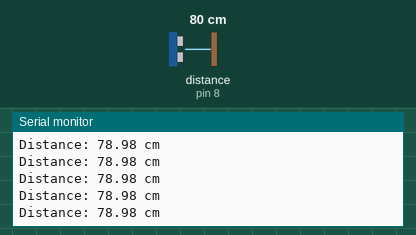
The sketch below on a simulated Arduino Uno, built with avr-gcc and run on an emulated ATmega328P. Shown: the last lines printed to the serial monitor. Wiring (inferred from the names in the program): ultrasonic range finder: trigger pin 9; echo pin 8. Inputs (shaded band) come from the test bench; at power-on: distance to the obstacle (sensor on pin 8) 80 cm. The echo pulse lasts 58.3 µs per cm.

Above: at 1.2 s.
1.3 s: distance to the obstacle (sensor on pin 8) set to 35 cm
At 1.6 s:
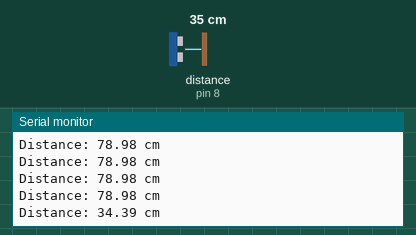
4.3 s: distance to the obstacle (sensor on pin 8) set to 2 cm
At 4.44 s:
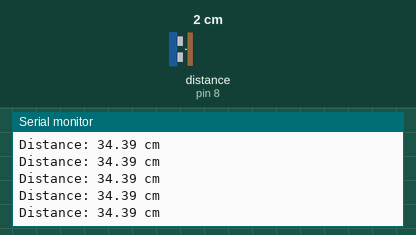
Timing chart, 0 to 7.3 s (numbered marks = the images above; inputs shaded):
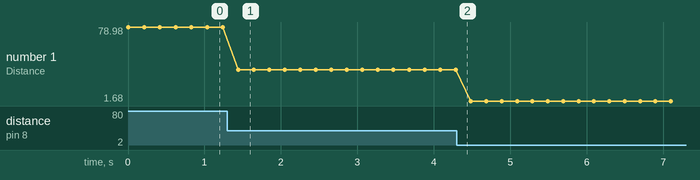

Measured:
- after the input at 1.3 s, the serial monitor: prints a new line after 0.14 s (image 1)
- plotted number 1: 78.98 → 34.39 after the input at 1.3 s, 34.39 → 1.68 after the input at 4.3 s

The sketch:

ultrasonic.ino
```cpp
#define Trig 9
#define Echo 8

void setup() {
  Serial.begin(9600);
  pinMode(Trig, OUTPUT);
  pinMode(Echo, INPUT);
}

void loop() {
  digitalWrite(Trig, LOW);
  delayMicroseconds(2);

  // 10us trigger
  digitalWrite(Trig, HIGH);
  delayMicroseconds(10);
  digitalWrite(Trig, LOW);

  // read time
  long duration = pulseIn(Echo, HIGH);

  // 340m/s = 0.034 cm/us
  float distance = duration * 0.034 / 2.0;

  Serial.print("Distance: ");
  Serial.print(distance);
  Serial.println(" cm");

  delay(200);
}
```
